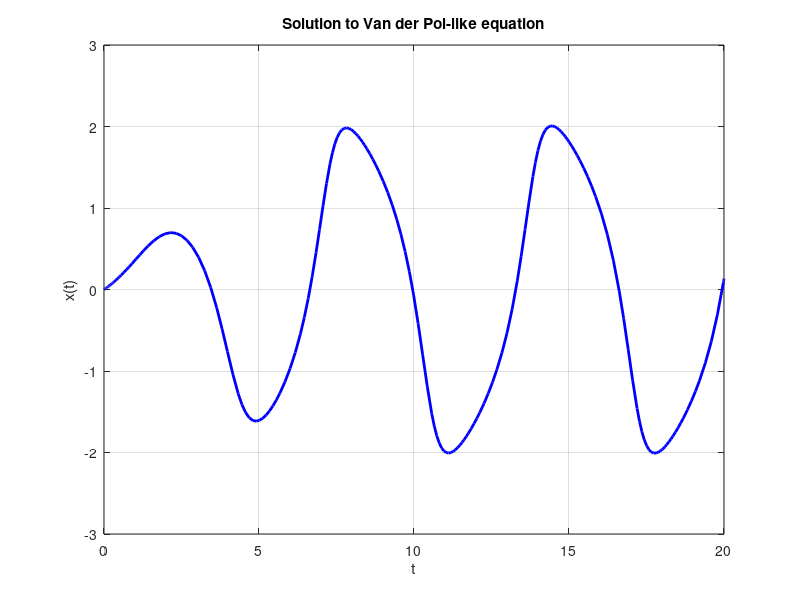

The MATLAB source for this figure:
%% Problem 2e: x'' + (x^2-1)x' + x = 0, x(0)=0, x'(0)=0.25
clc; clear; close all;

% Convert to system of first-order ODEs
ode_fun = @(t,y) [y(2); 
                 (1-y(1)^2)*y(2) - y(1)];

% Initial conditions and time span
y0 = [0; 0.25];
tspan = [0 20];

% Solve using different solvers
[t_ode45, y_ode45] = ode45(ode_fun, tspan, y0);
[t_ode23, y_ode23] = ode23(ode_fun, tspan, y0);

% Plot results
figure;
plot(t_ode45, y_ode45(:,1), 'b-', 'LineWidth', 2);
title('Solution to Van der Pol-like equation');
xlabel('t'); ylabel('x(t)');
grid on;